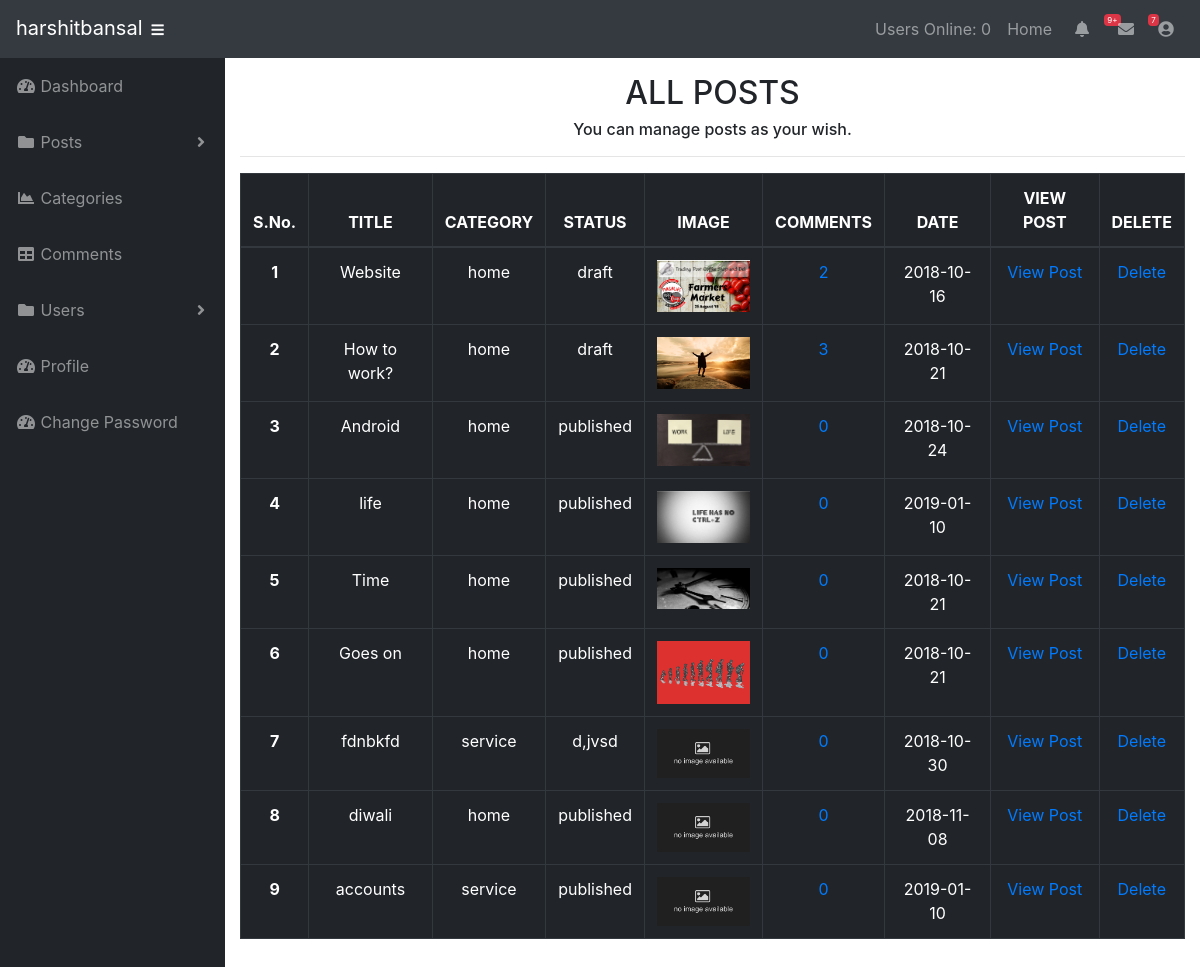
Screenshot of /admin/posts.php (signed in) with the database file from the repository.
### tables this page shows
CREATE TABLE `posts` (
  `post_id` int(3) NOT NULL,
  `post_category_id` int(3) NOT NULL,
  `post_title` varchar(255) NOT NULL,
  `post_user` varchar(255) NOT NULL,
  `post_date` date NOT NULL,
  `post_image` text NOT NULL,
  `post_content` text NOT NULL,
  `post_tags` varchar(255) NOT NULL,
  `post_comment_count` int(11) NOT NULL,
  `post_status` varchar(255) NOT NULL DEFAULT 'draft',
  `post_views_count` int(11) NOT NULL
);

CREATE TABLE `categories` (
  `cat_id` int(3) NOT NULL,
  `cat_title` varchar(255) NOT NULL,
  `cat_creator` varchar(20) NOT NULL,
  `cat_user` varchar(2000) NOT NULL
);

### admin/functions.php (called while the page is built, shortened)
<?php
function imagePlaceholder($image=''){
    if(!$image){
        return 'nopost.jpg';
    }
    else{
        return $image;
    }
}
?>

### admin/includes/view_all_posts.php (the view, shortened to what this page needs)
<div class="text-center">
    <h2>ALL POSTS</h2>
    <h6>You can manage posts as your wish.</h6>
    <hr>
    <table class="table table-hover table-dark table-bordered">
        <thead>
            <tr>
              <th scope="col">S.No.</th>
              <th scope="col">TITLE</th>
              <th scope="col">CATEGORY</th>
              <th scope="col">STATUS</th>
              <th scope="col">IMAGE</th>
              <th scope="col">COMMENTS</th>
              <th scope="col">DATE</th>
              <th scope="col">VIEW POST</th>
              <th scope="col">DELETE</th>
            </tr>
        </thead>
        <tbody>
        <?php
            $serial=0;
            $query = "SELECT * FROM posts";
            $select_all_posts_query = mysqli_query($connection,$query);
            while($row = mysqli_fetch_assoc($select_all_posts_query)){
               $post_id = $row['post_id'];
               $post_title = $row['post_title'];
               $post_category_id = $row['post_category_id'];
               $post_status = $row['post_status'];
               $post_image = $row['post_image'];
               $post_date = $row['post_date'];
              echo "<tr>";
              $serial=$serial+1;
              echo "<th scope='row'>$serial</th>";
              echo "<td>$post_title</td>";
              $query = "SELECT * FROM categories WHERE cat_id = {$post_category_id}";
              $select_categories_id = mysqli_query($connection,$query);
              while($row = mysqli_fetch_assoc($select_categories_id)){
              $cat_title = $row['cat_title'];
              echo "<td>$cat_title</td>";
              }
              echo "<td>$post_status</td>";
              $image = imagePlaceholder($post_image);
              echo "<td><img width='100' class='img-fluid' src='../images/$image' alt='img'></td>";
              $query = "SELECT * FROM comments WHERE comment_post_id = {$post_id}";
              $send_comment_query = mysqli_query($connection,$query);
              $count_comment = mysqli_num_rows($send_comment_query);
              echo "<td><a href='post_comment.php?id={$post_id}'>$count_comment</a></td>";
              echo "<td>$post_date</td>";
              echo "<td><a href='../post.php?p_id={$post_id}'>View Post</a></td>";
              echo "<td><a onClick=\"javascript: return confirm('Are you sure you want to delete?'); \" href='posts.php?delete={$post_id}'>Delete</a></td>";
              echo "</tr>";
            }
        ?>
        </tbody>
    </table>
</div>

### admin/css/sb-admin.css (style rules this page uses)
html { position: relative; min-height: 100%; }
body { height: 100%; }
:root { --input-padding-x: 0.75rem; --input-padding-y: 0.75rem; }

### rows the page displays
posts: post_title "Website", post_status "draft", post_image (picture), count_comment "2", post_date "2018-10-16"
categories: cat_title "home"
posts: post_title "How to work?", post_status "draft", post_image (picture), count_comment "3", post_date "2018-10-21"
posts: post_title "Android", post_status "published", post_image (picture), count_comment "0", post_date "2018-10-24"
posts: post_title "life", post_status "published", post_image (picture), count_comment "0", post_date "2019-01-10"
posts: post_title "Time", post_status "published", post_image (picture), count_comment "0", post_date "2018-10-21"
posts: post_title "Goes on", post_status "published", post_image (picture), count_comment "0", post_date "2018-10-21"
posts: post_title "fdnbkfd", post_status "d,jvsd", count_comment "0", post_date "2018-10-30"
categories: cat_title "service"
posts: post_title "diwali", post_status "published", count_comment "0", post_date "2018-11-08"
posts: post_title "accounts", post_status "published", count_comment "0", post_date "2019-01-10"

### other values shown
$_SESSION['username'] "harshitbansal"
users_online() "0"
